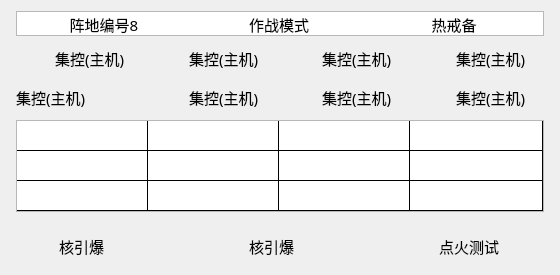
   <widget class="QWidget" name="verticalWidget_3" native="true">
    <property name="geometry">
     <rect>
      <x>530</x>
      <y>140</y>
      <width>560</width>
      <height>275</height>
     </rect>
    </property>
    <property name="sizePolicy">
     <sizepolicy hsizetype="Fixed" vsizetype="Fixed">
      <horstretch>0</horstretch>
      <verstretch>0</verstretch>
     </sizepolicy>
    </property>
    <property name="minimumSize">
     <size>
      <width>560</width>
      <height>275</height>
     </size>
    </property>
    <property name="maximumSize">
     <size>
      <width>528</width>
      <height>275</height>
     </size>
    </property>
    <layout class="QGridLayout" name="gridLayout_12">
     <item row="2" column="0">
      <layout class="QHBoxLayout" name="horizontalLayout_10">
       <item>
        <widget class="QLabel" name="label1_198">
         <property name="minimumSize">
          <size>
           <width>82</width>
           <height>33</height>
          </size>
         </property>
         <property name="maximumSize">
          <size>
           <width>90</width>
           <height>33</height>
          </size>
         </property>
         <property name="font">
          <font>
           <family>宋体</family>
           <pointsize>11</pointsize>
          </font>
         </property>
         <property name="text">
          <string>集控(主机)</string>
         </property>
        </widget>
       </item>
       <item>
        <widget class="QLabel" name="label_169">
         <property name="minimumSize">
          <size>
           <width>33</width>
           <height>33</height>
          </size>
         </property>
         <property name="maximumSize">
          <size>
           <width>33</width>
           <height>33</height>
          </size>
         </property>
         <property name="styleSheet">
          <string notr="true"/>
         </property>
         <property name="text">
          <string/>
         </property>
        </widget>
       </item>
       <item>
        <widget class="QLabel" name="label_170">
         <property name="minimumSize">
          <size>
           <width>33</width>
           <height>33</height>
          </size>
         </property>
         <property name="maximumSize">
          <size>
           <width>33</width>
           <height>33</height>
          </size>
         </property>
         <property name="styleSheet">
          <string notr="true">border-image: url(:/img/false.png);</string>
         </property>
         <property name="text">
          <string/>
         </property>
        </widget>
       </item>
       <item>
        <widget class="QLabel" name="label1_199">
         <property name="minimumSize">
          <size>
           <width>82</width>
           <height>33</height>
          </size>
         </property>
         <property name="maximumSize">
          <size>
           <width>90</width>
           <height>33</height>
          </size>
         </property>
         <property name="font">
          <font>
           <family>宋体</family>
           <pointsize>11</pointsize>
          </font>
         </property>
         <property name="text">
          <string>集控(主机)</string>
         </property>
        </widget>
       </item>
       <item>
        <widget class="QLabel" name="label_171">
         <property name="minimumSize">
          <size>
           <width>33</width>
           <height>33</height>
          </size>
         </property>
         <property name="maximumSize">
          <size>
           <width>33</width>
           <height>33</height>
          </size>
         </property>
         <property name="styleSheet">
          <string notr="true">border-image: url(:/img/false.png);</string>
         </property>
         <property name="text">
          <string/>
         </property>
        </widget>
       </item>
       <item>
        <widget class="QLabel" name="label1_200">
         <property name="minimumSize">
          <size>
           <width>82</width>
           <height>33</height>
          </size>
         </property>
         <property name="maximumSize">
          <size>
           <width>90</width>
           <height>33</height>
          </size>
         </property>
         <property name="font">
          <font>
           <family>宋体</family>
           <pointsize>11</pointsize>
          </font>
         </property>
         <property name="text">
          <string>集控(主机)</string>
         </property>
        </widget>
       </item>
       <item>
        <widget class="QLabel" name="label_172">
         <property name="minimumSize">
          <size>
           <width>33</width>
           <height>33</height>
          </size>
         </property>
         <property name="maximumSize">
          <size>
           <width>33</width>
           <height>33</height>
          </size>
         </property>
         <property name="styleSheet">
          <string notr="true">border-image: url(:/img/false.png);</string>
         </property>
         <property name="text">
          <string/>
         </property>
        </widget>
       </item>
       <item>
        <widget class="QLabel" name="label1_201">
         <property name="minimumSize">
          <size>
           <width>82</width>
           <height>33</height>
          </size>
         </property>
         <property name="maximumSize">
          <size>
           <width>90</width>
           <height>33</height>
          </size>
         </property>
         <property name="font">
          <font>
           <family>宋体</family>
           <pointsize>11</pointsize>
          </font>
         </property>
         <property name="text">
          <string>集控(主机)</string>
         </property>
        </widget>
       </item>
      </layout>
     </item>
     <item row="3" column="0">
      <widget class="QTableWidget" name="tableWidget_6">
       <property name="minimumSize">
        <size>
         <width>528</width>
         <height>92</height>
        </size>
       </property>
       <property name="maximumSize">
        <size>
         <width>520</width>
         <height>92</height>
        </size>
       </property>
       <property name="styleSheet">
        <string notr="true">gridline-color: rgb(0, 0, 0);</string>
       </property>
       <property name="verticalScrollBarPolicy">
        <enum>Qt::ScrollBarAlwaysOff</enum>
       </property>
       <property name="horizontalScrollBarPolicy">
        <enum>Qt::ScrollBarAlwaysOff</enum>
       </property>
       <property name="rowCount">
        <number>3</number>
       </property>
       <property name="columnCount">
        <number>4</number>
       </property>
       <attribute name="horizontalHeaderVisible">
        <bool>false</bool>
       </attribute>
       <attribute name="horizontalHeaderDefaultSectionSize">
        <number>131</number>
       </attribute>
       <attribute name="horizontalHeaderMinimumSectionSize">
        <number>131</number>
       </attribute>
       <attribute name="horizontalHeaderStretchLastSection">
        <bool>true</bool>
       </attribute>
       <attribute name="verticalHeaderVisible">
        <bool>false</bool>
       </attribute>
       <attribute name="verticalHeaderDefaultSectionSize">
        <number>30</number>
       </attribute>
       <attribute name="verticalHeaderStretchLastSection">
        <bool>true</bool>
       </attribute>
       <row/>
       <row/>
       <row/>
       <column/>
       <column/>
       <column/>
       <column/>
      </widget>
     </item>
     <item row="0" column="0">
      <widget class="QTableWidget" name="tableWidget_7">
       <property name="minimumSize">
        <size>
         <width>528</width>
         <height>25</height>
        </size>
       </property>
       <property name="maximumSize">
        <size>
         <width>528</width>
         <height>25</height>
        </size>
       </property>
       <property name="styleSheet">
        <string notr="true">gridline-color: rgba(255, 255, 255, 0);</string>
       </property>
       <property name="verticalScrollBarPolicy">
        <enum>Qt::ScrollBarAlwaysOff</enum>
       </property>
       <property name="horizontalScrollBarPolicy">
        <enum>Qt::ScrollBarAlwaysOff</enum>
       </property>
       <property name="rowCount">
        <number>1</number>
       </property>
       <property name="columnCount">
        <number>3</number>
       </property>
       <attribute name="horizontalHeaderVisible">
        <bool>false</bool>
       </attribute>
       <attribute name="horizontalHeaderDefaultSectionSize">
        <number>175</number>
       </attribute>
       <attribute name="horizontalHeaderMinimumSectionSize">
        <number>175</number>
       </attribute>
       <attribute name="verticalHeaderVisible">
        <bool>false</bool>
       </attribute>
       <attribute name="verticalHeaderDefaultSectionSize">
        <number>25</number>
       </attribute>
       <attribute name="verticalHeaderMinimumSectionSize">
        <number>25</number>
       </attribute>
       <row/>
       <column/>
       <column/>
       <column/>
       <item row="0" column="0">
        <property name="text">
         <string>阵地编号8</string>
        </property>
        <property name="font">
         <font>
          <family>宋体</family>
          <pointsize>11</pointsize>
         </font>
        </property>
        <property name="textAlignment">
         <set>AlignCenter</set>
        </property>
        <property name="background">
         <brush brushstyle="NoBrush">
          <color alpha="255">
           <red>51</red>
           <green>138</green>
           <blue>155</blue>
          </color>
         </brush>
        </property>
       </item>
       <item row="0" column="1">
        <property name="text">
         <string notr="true">作战模式</string>
        </property>
        <property name="font">
         <font>
          <family>宋体</family>
          <pointsize>11</pointsize>
          <weight>50</weight>
          <bold>false</bold>
         </font>
        </property>
        <property name="textAlignment">
         <set>AlignCenter</set>
        </property>
        <property name="background">
         <brush brushstyle="NoBrush">
          <color alpha="255">
           <red>222</red>
           <green>0</green>
           <blue>0</blue>
          </color>
         </brush>
        </property>
       </item>
       <item row="0" column="2">
        <property name="text">
         <string>热戒备</string>
        </property>
        <property name="font">
         <font>
          <family>宋体</family>
          <pointsize>11</pointsize>
         </font>
        </property>
        <property name="textAlignment">
         <set>AlignCenter</set>
        </property>
       </item>
      </widget>
     </item>
     <item row="4" column="0">
      <spacer name="verticalSpacer_3">
       <property name="orientation">
        <enum>Qt::Vertical</enum>
       </property>
       <property name="sizeHint" stdset="0">
        <size>
         <width>20</width>
         <height>40</height>
        </size>
       </property>
      </spacer>
     </item>
     <item row="5" column="0">
      <layout class="QHBoxLayout" name="horizontalLayout_3">
       <item>
        <widget class="QLabel" name="label_28">
         <property name="minimumSize">
          <size>
           <width>35</width>
           <height>35</height>
          </size>
         </property>
         <property name="maximumSize">
          <size>
           <width>35</width>
           <height>35</height>
          </size>
         </property>
         <property name="styleSheet">
          <string notr="true">border-image: url(:/img/pie100.png);</string>
         </property>
         <property name="text">
          <string/>
         </property>
        </widget>
       </item>
       <item>
        <widget class="QLabel" name="label1_202">
         <property name="minimumSize">
          <size>
           <width>100</width>
           <height>33</height>
          </size>
         </property>
         <property name="maximumSize">
          <size>
           <width>100</width>
           <height>33</height>
          </size>
         </property>
         <property name="font">
          <font>
           <family>宋体</family>
           <pointsize>11</pointsize>
          </font>
         </property>
         <property name="text">
          <string>核引爆</string>
         </property>
        </widget>
       </item>
       <item>
        <widget class="QLabel" name="label_29">
         <property name="minimumSize">
          <size>
           <width>76</width>
           <height>33</height>
          </size>
         </property>
         <property name="maximumSize">
          <size>
           <width>76</width>
           <height>33</height>
          </size>
         </property>
         <property name="styleSheet">
          <string notr="true">border-image: url(:/img/Off.png);</string>
         </property>
         <property name="text">
          <string/>
         </property>
        </widget>
       </item>
       <item>
        <widget class="QLabel" name="label1_203">
         <property name="minimumSize">
          <size>
           <width>100</width>
           <height>33</height>
          </size>
         </property>
         <property name="maximumSize">
          <size>
           <width>100</width>
           <height>33</height>
          </size>
         </property>
         <property name="font">
          <font>
           <family>宋体</family>
           <pointsize>11</pointsize>
          </font>
         </property>
         <property name="text">
          <string>核引爆</string>
         </property>
        </widget>
       </item>
       <item>
        <widget class="QLabel" name="label_30">
         <property name="minimumSize">
          <size>
           <width>76</width>
           <height>33</height>
          </size>
         </property>
         <property name="maximumSize">
          <size>
           <width>76</width>
           <height>33</height>
          </size>
         </property>
         <property name="styleSheet">
          <string notr="true">border-image: url(:/img/On.png);</string>
         </property>
         <property name="text">
          <string/>
         </property>
        </widget>
       </item>
       <item>
        <widget class="QLabel" name="label1_204">
         <property name="minimumSize">
          <size>
           <width>100</width>
           <height>33</height>
          </size>
         </property>
         <property name="maximumSize">
          <size>
           <width>100</width>
           <height>33</height>
          </size>
         </property>
         <property name="font">
          <font>
           <family>宋体</family>
           <pointsize>11</pointsize>
          </font>
         </property>
         <property name="text">
          <string>点火测试</string>
         </property>
        </widget>
       </item>
      </layout>
     </item>
     <item row="1" column="0">
      <layout class="QHBoxLayout" name="horizontalLayout_11">
       <item>
        <widget class="QLabel" name="label_147">
         <property name="minimumSize">
          <size>
           <width>33</width>
           <height>33</height>
          </size>
         </property>
         <property name="maximumSize">
          <size>
           <width>33</width>
           <height>33</height>
          </size>
         </property>
         <property name="styleSheet">
          <string notr="true">border-image: url(:/img/false.png);</string>
         </property>
         <property name="text">
          <string/>
         </property>
        </widget>
       </item>
       <item>
        <widget class="QLabel" name="label1_178">
         <property name="minimumSize">
          <size>
           <width>82</width>
           <height>33</height>
          </size>
         </property>
         <property name="maximumSize">
          <size>
           <width>90</width>
           <height>33</height>
          </size>
         </property>
         <property name="font">
          <font>
           <family>宋体</family>
           <pointsize>11</pointsize>
          </font>
         </property>
         <property name="text">
          <string>集控(主机)</string>
         </property>
        </widget>
       </item>
       <item>
        <widget class="QLabel" name="label_173">
         <property name="minimumSize">
          <size>
           <width>33</width>
           <height>33</height>
          </size>
         </property>
         <property name="maximumSize">
          <size>
           <width>33</width>
           <height>33</height>
          </size>
         </property>
         <property name="styleSheet">
          <string notr="true">border-image: url(:/img/false.png);</string>
         </property>
         <property name="text">
          <string/>
         </property>
        </widget>
       </item>
       <item>
        <widget class="QLabel" name="label1_205">
         <property name="minimumSize">
          <size>
           <width>82</width>
           <height>33</height>
          </size>
         </property>
         <property name="maximumSize">
          <size>
           <width>90</width>
           <height>33</height>
          </size>
         </property>
         <property name="font">
          <font>
           <family>宋体</family>
           <pointsize>11</pointsize>
          </font>
         </property>
         <property name="text">
          <string>集控(主机)</string>
         </property>
        </widget>
       </item>
       <item>
        <widget class="QLabel" name="label_174">
         <property name="minimumSize">
          <size>
           <width>33</width>
           <height>33</height>
          </size>
         </property>
         <property name="maximumSize">
          <size>
           <width>33</width>
           <height>33</height>
          </size>
         </property>
         <property name="styleSheet">
          <string notr="true">border-image: url(:/img/false.png);</string>
         </property>
         <property name="text">
          <string/>
         </property>
        </widget>
       </item>
       <item>
        <widget class="QLabel" name="label1_206">
         <property name="minimumSize">
          <size>
           <width>82</width>
           <height>33</height>
          </size>
         </property>
         <property name="maximumSize">
          <size>
           <width>90</width>
           <height>33</height>
          </size>
         </property>
         <property name="font">
          <font>
           <family>宋体</family>
           <pointsize>11</pointsize>
          </font>
         </property>
         <property name="text">
          <string>集控(主机)</string>
         </property>
        </widget>
       </item>
       <item>
        <widget class="QLabel" name="label_175">
         <property name="minimumSize">
          <size>
           <width>33</width>
           <height>33</height>
          </size>
         </property>
         <property name="maximumSize">
          <size>
           <width>33</width>
           <height>33</height>
          </size>
         </property>
         <property name="styleSheet">
          <string notr="true">border-image: url(:/img/false.png);</string>
         </property>
         <property name="text">
          <string/>
         </property>
        </widget>
       </item>
       <item>
        <widget class="QLabel" name="label1_207">
         <property name="minimumSize">
          <size>
           <width>82</width>
           <height>33</height>
          </size>
         </property>
         <property name="maximumSize">
          <size>
           <width>90</width>
           <height>33</height>
          </size>
         </property>
         <property name="font">
          <font>
           <family>宋体</family>
           <pointsize>11</pointsize>
          </font>
         </property>
         <property name="text">
          <string>集控(主机)</string>
         </property>
        </widget>
       </item>
      </layout>
     </item>
    </layout>
   </widget>
